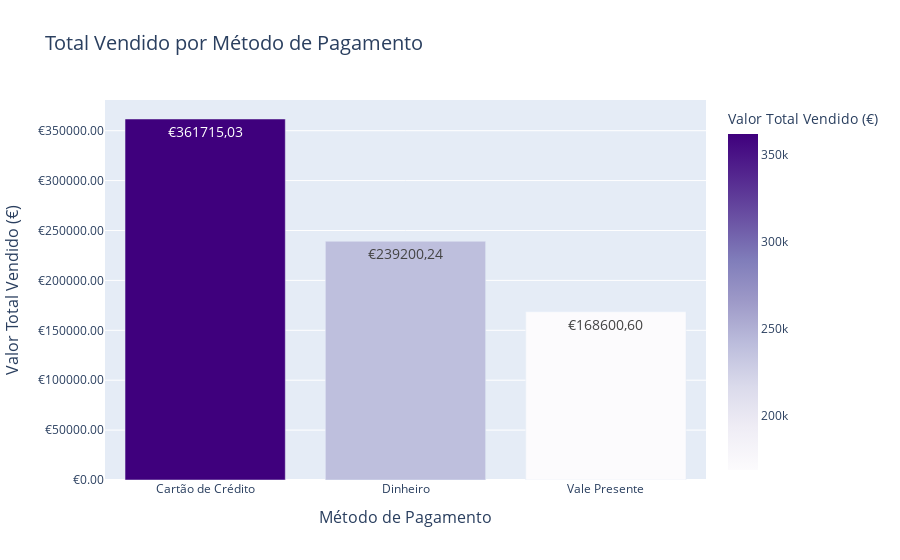

Notebook source saved alongside this figure:
### Code cell
# Calcular o total vendido por método de pagamento
vendas_valor_por_pagamento = df.groupby('Método de Pagamento')['Total Venda'].sum().sort_values(ascending=False).reset_index()

# Criar gráfico de barras com gradiente rosa/roxo
fig = px.bar(
    vendas_valor_por_pagamento,
    x='Método de Pagamento',
    y='Total Venda',
    title='Total Vendido por Método de Pagamento',
    labels={'Método de Pagamento': 'Método de Pagamento', 'Total Venda': 'Valor Total Vendido (€)'},
    text=vendas_valor_por_pagamento['Total Venda'].apply(lambda x: f"€{x:.2f}".replace('.', ',')),  # só vírgula decimal
    color='Total Venda',
    color_continuous_scale='Purples'
)

# Formatar eixo Y apenas com vírgula decimal
fig.update_yaxes(tickprefix="€", separatethousands=False, tickformat=".2f")

# Aumentar tamanho dos labels e título
fig.update_layout(
    xaxis_title_font=dict(size=16),
    yaxis_title_font=dict(size=16),
    title_font=dict(size=20)
)

# Aumentar o texto no topo das barras
fig.update_traces(textfont_size=14)

fig.show()

### Figure 1 — Plotly figure (JSON) as saved in the notebook; plotly's stock layout.template omitted (floating-point values rounded to 4 significant figures)
{"data": [{"alignmentgroup": "True", "hovertemplate": "Método de Pagamento=%{x}<br>Valor Total Vendido (€)=%{marker.color}<br>text=%{text}<extra></extra>", "legendgroup": "", "marker": {"color": [361700.0, 239200.0, 168600.0], "coloraxis": "coloraxis", "pattern": {"shape": ""}}, "name": "", "offsetgroup": "", "orientation": "v", "showlegend": false, "text": ["€361715,03", "€239200,24", "€168600,60"], "textfont": {"size": 14}, "textposition": "auto", "type": "bar", "x": ["Cartão de Crédito", "Dinheiro", "Vale Presente"], "xaxis": "x", "y": [361700.0, 239200.0, 168600.0], "yaxis": "y"}], "layout": {"barmode": "relative", "coloraxis": {"colorbar": {"title": {"text": "Valor Total Vendido (€)"}}, "colorscale": [[0, "rgb(252,251,253)"], [0.125, "rgb(239,237,245)"], [0.25, "rgb(218,218,235)"], [0.375, "rgb(188,189,220)"], [0.5, "rgb(158,154,200)"], [0.625, "rgb(128,125,186)"], [0.75, "rgb(106,81,163)"], [0.875, "rgb(84,39,143)"], [1, "rgb(63,0,125)"]]}, "legend": {"tracegroupgap": 0}, "title": {"font": {"size": 20}, "text": "Total Vendido por Método de Pagamento"}, "xaxis": {"anchor": "y", "domain": [0, 1], "title": {"font": {"size": 16}, "text": "Método de Pagamento"}}, "yaxis": {"anchor": "x", "domain": [0, 1], "separatethousands": false, "tickformat": ".2f", "tickprefix": "€", "title": {"font": {"size": 16}, "text": "Valor Total Vendido (€)"}}}}
